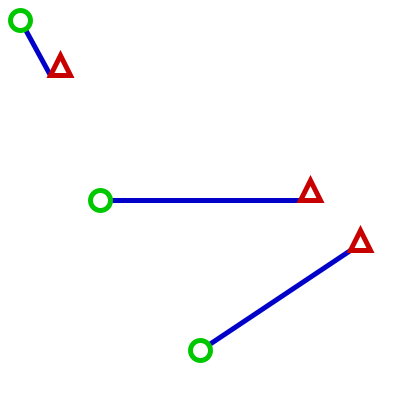
Frame 1 (no input)
Frame 60 (the mouse pressed at the canvas centre just before this capture): identical to frame 1, image omitted
Frame 120 (the mouse held since frame 60 and released just before this capture): identical to frame 1, image omitted

The Processing sketch that drew this single still picture (run headless with seeded random() and noise(); from frame 60 on, the mouse is pressed at the canvas centre):

// Processing sketch: processing_164463
// ── processing_164463.pde

void drawMyBarbell(int startX, int startY, int endX, int endY) {
  stroke(0,0,200);
  strokeWeight(5);
  line(startX,startY,endX,endY);
  stroke(0,200,0);
  ellipse(startX,startY,20,20);
  stroke(200,0,0);
  triangle(endX,endY,endX+10,endY-20,endX+20,endY);
}

void setup(){
  size(400,400);
}

void draw(){
  background(255);
  drawMyBarbell(100,200,300,200);
  drawMyBarbell(20,20,50,75);
  drawMyBarbell(200,350,350,250);
}
